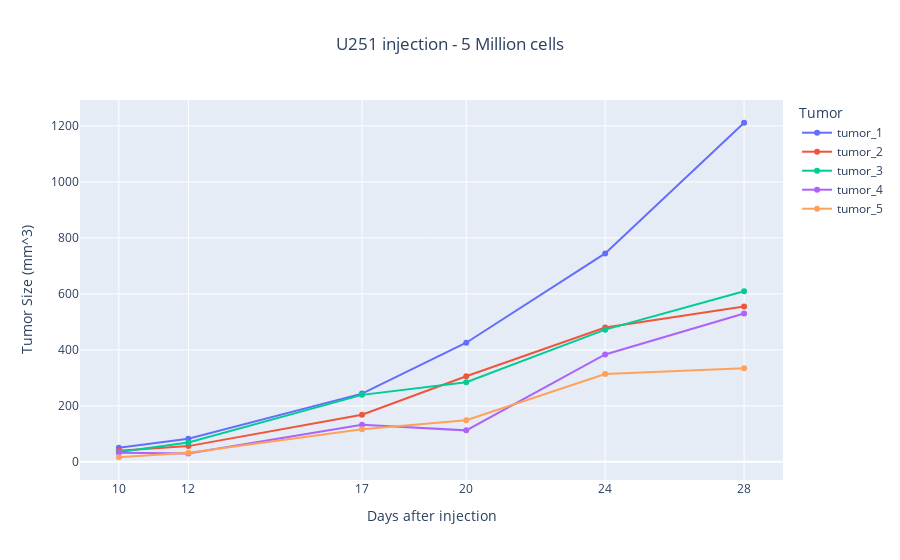

The cell this chart's notebook holds for it:
### Code cell
# Use the 'px. scatter' command to plot the data and visualize the tumor growth individually. This command is specifically designed for this purpose.
fig = px.scatter(df_U251, x='days_after_injection', y=df_U251.columns[1:], # x_axis will be 'days_after_injection' and y_axis will be the remaining dataframe columns using the comand df_U251.columns[1:] where 1: is to exclude the first column.
                 labels={'variable': 'Tumor', 'days_after_injection':'Days after injection', 'value':'Tumor Size (mm^3)'}, # to change the labels of the x-axis, y-axis and the legend and the title
                  title='U251 injection - 5 Million cells')
fig.update_traces(mode = 'markers + lines')
fig.update_layout(title_x=0.5) # to centralize the graphic title

# Set specific ticks for the x-axis
fig.update_xaxes(
    tickvals= [10, 12, 17, 20, 24, 28],
    ticktext= [10, 12, 17, 20, 24, 28]
)

fig.show()

### Figure 1 — Plotly figure (JSON) as saved in the notebook; plotly's stock layout.template omitted (floating-point values rounded to 4 significant figures)
{"data": [{"hovertemplate": "Tumor=tumor_1<br>Days after injection=%{x}<br>Tumor Size (mm^3)=%{y}<extra></extra>", "legendgroup": "tumor_1", "marker": {"color": "#636efa", "symbol": "circle"}, "mode": "markers+lines", "name": "tumor_1", "orientation": "v", "showlegend": true, "type": "scatter", "x": [10, 12, 17, 20, 24, 28], "xaxis": "x", "y": [50.4, 82.34, 243.8, 425.6, 744.7, 1211.0], "yaxis": "y"}, {"hovertemplate": "Tumor=tumor_2<br>Days after injection=%{x}<br>Tumor Size (mm^3)=%{y}<extra></extra>", "legendgroup": "tumor_2", "marker": {"color": "#EF553B", "symbol": "circle"}, "mode": "markers+lines", "name": "tumor_2", "orientation": "v", "showlegend": true, "type": "scatter", "x": [10, 12, 17, 20, 24, 28], "xaxis": "x", "y": [39.38, 56.24, 168.6, 305.8, 480.2, 555.1], "yaxis": "y"}, {"hovertemplate": "Tumor=tumor_3<br>Days after injection=%{x}<br>Tumor Size (mm^3)=%{y}<extra></extra>", "legendgroup": "tumor_3", "marker": {"color": "#00cc96", "symbol": "circle"}, "mode": "markers+lines", "name": "tumor_3", "orientation": "v", "showlegend": true, "type": "scatter", "x": [10, 12, 17, 20, 24, 28], "xaxis": "x", "y": [35.5, 69.16, 239.3, 284.6, 472.4, 609.8], "yaxis": "y"}, {"hovertemplate": "Tumor=tumor_4<br>Days after injection=%{x}<br>Tumor Size (mm^3)=%{y}<extra></extra>", "legendgroup": "tumor_4", "marker": {"color": "#ab63fa", "symbol": "circle"}, "mode": "markers+lines", "name": "tumor_4", "orientation": "v", "showlegend": true, "type": "scatter", "x": [10, 12, 17, 20, 24, 28], "xaxis": "x", "y": [32.32, 29.97, 132.6, 112.5, 383.8, 529.8], "yaxis": "y"}, {"hovertemplate": "Tumor=tumor_5<br>Days after injection=%{x}<br>Tumor Size (mm^3)=%{y}<extra></extra>", "legendgroup": "tumor_5", "marker": {"color": "#FFA15A", "symbol": "circle"}, "mode": "markers+lines", "name": "tumor_5", "orientation": "v", "showlegend": true, "type": "scatter", "x": [10, 12, 17, 20, 24, 28], "xaxis": "x", "y": [16.46, 32.22, 116.2, 148.8, 313.6, 334.6], "yaxis": "y"}], "layout": {"legend": {"title": {"text": "Tumor"}, "tracegroupgap": 0}, "title": {"text": "U251 injection - 5 Million cells", "x": 0.5}, "xaxis": {"anchor": "y", "domain": [0, 1], "ticktext": [10, 12, 17, 20, 24, 28], "tickvals": [10, 12, 17, 20, 24, 28], "title": {"text": "Days after injection"}}, "yaxis": {"anchor": "x", "domain": [0, 1], "title": {"text": "Tumor Size (mm^3)"}}}}
